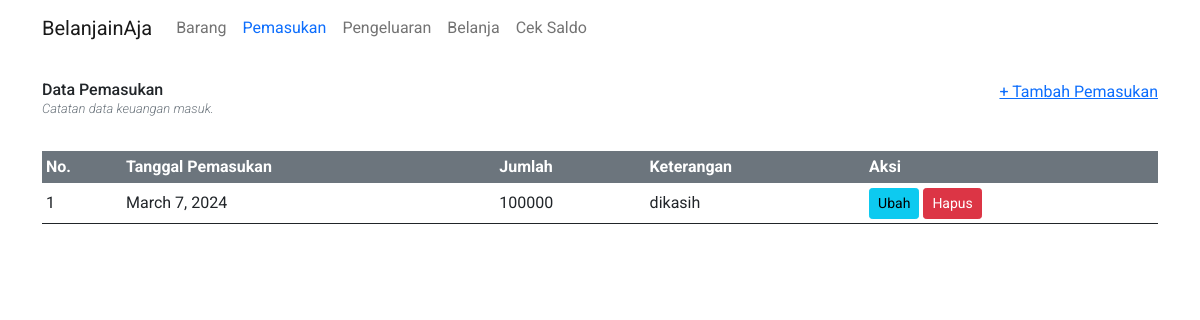
The app's page /belanjainaja/deposit/, older data.
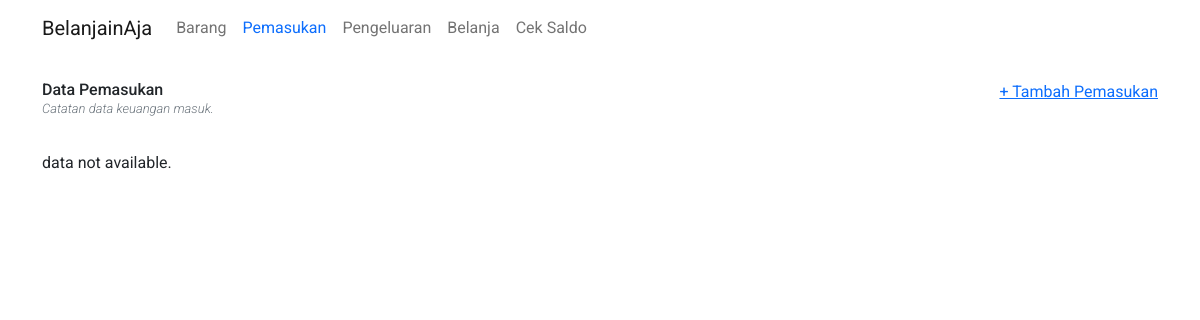
The same page, newer data.
### belanjainaja/models.py (models this page shows)
class Deposit(models.Model):
    saved_on = models.DateField()
    amount = models.BigIntegerField()
    description = models.CharField(max_length=500, )

### belanjainaja/views/deposit/__init__.py (the view)
# urls.py: path("", views.index, name="index"),
def index(request):
    latest_deposit_list = Deposit.objects.all()
    context = {
        "latest_deposit_list": latest_deposit_list
    }
    return render(request, "belanjainaja/deposit/index.html", context=context)

### belanjainaja/templates/belanjainaja/deposit/index.html (shortened to what this page needs)
{% extends "belanjainaja/base.html" %}
{% block content %}
<div class="d-flex justify-content-between mb-3">
  <div>
    <h6 class="mb-0">Data Pemasukan</h6>
    <p class="text-secondary mt-0 fst-italic fw-light" style="font-size: 13px;">Catatan data keuangan masuk.</p>
  </div>
  <a href="{% url 'belanja:deposit.create' %}">+ Tambah Pemasukan</a>
</div>
{% if not latest_deposit_list %}
<p>data not available.</p>
{% else %}
<div class="table-responsive">
  <table class="table table-sm align-middle">
    <thead class="bg-secondary text-white">
      <tr>
        <th>No.</th>
        <th>Tanggal Pemasukan</th>
        <th>Jumlah</th>
        <th>Keterangan</th>
        <th>Aksi</th>
      </tr>
    </thead>
    <tbody class="table-group-divider">
      {% for deposit in latest_deposit_list %}
      <tr>
        <td scope="row">{{forloop.counter}}</td>
        <td>{{deposit.saved_on}}</td>
        <td>{{deposit.amount}}</td>
        <td>{{deposit.description}}</td>
        <td class="d-flex justify-center align-items-center">
          <a href="{% url 'belanja:deposit.update' deposit.id %}" class="btn btn-sm btn-info me-1">Ubah</a>
          <form action="{% url 'belanja:deposit.delete' deposit.id %}" method="POST" class="mb-0">
            <button type="submit" class="btn btn-sm btn-danger">Hapus</button>
          </form>
        </td>
      </tr>
      {% endfor %}
    </tbody>
  </table>
</div>
{% endif %}
{% endblock %}

Row changes from the older to the newer data that the page shows:
removed Deposit: saved_on "March 7, 2024", amount "100000", description "dikasih"
Text that changed along with them:
text no longer shown: "No. Tanggal Pemasukan Jumlah Keterangan Aksi"
text now shown: "data not available."
